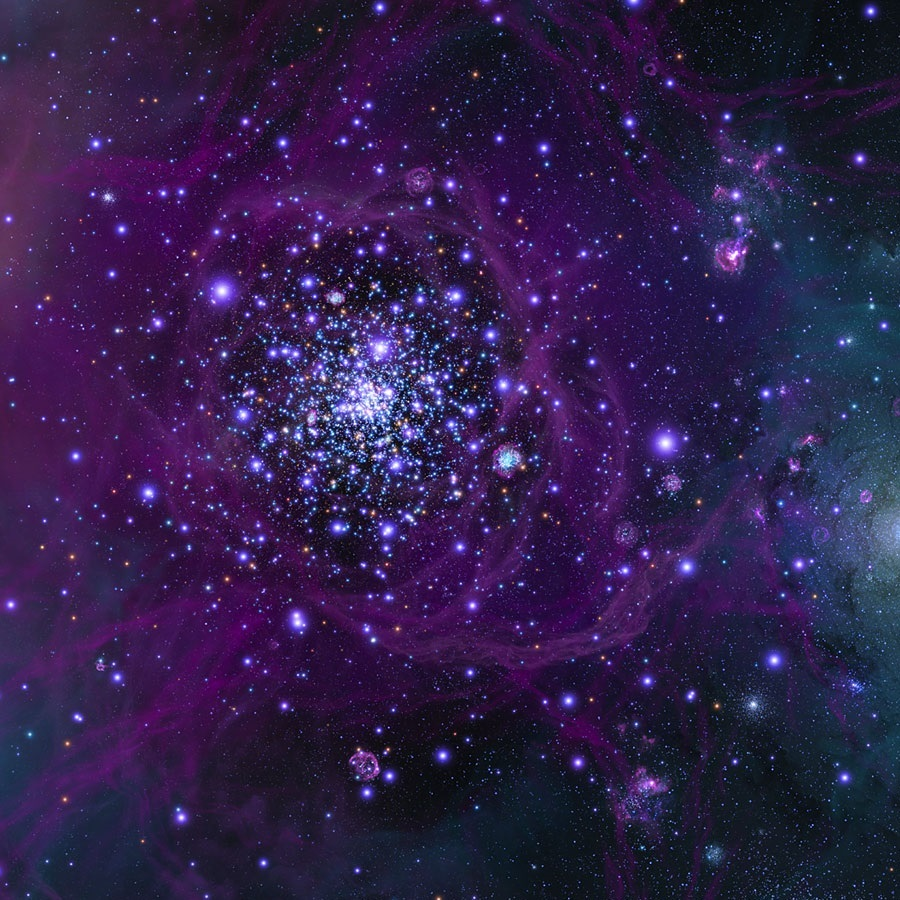
%> input picture imageFlip/test.jpg, 900 x 900 px
$ octave --eval "imflip1('test.jpg');"   (GNU Octave 9; MATLAB toolbox functions it lacks are replaced by stand-ins)
%> lines starting %> are read from the running program, lines starting %| are printed output that depends on the picture
function imflip1(x)
%> called with x = 'test.jpg'


IMAGE=imread(x); %loading the image
%> IMAGE is the input picture: size 900x900x3 uint8; mean R, G, B 47.6, 31.2, 74.4

A=IMAGE(:,:,1);   % breaking the 3d matrix into 3x2d matrices
B=IMAGE(:,:,2);   %
C=IMAGE(:,:,3);   %

%initializing variables
[r1, r2]=deal(size(A,1));
%> r1 = 900; r2 = 900
[c1, c2]=deal(size(A,2));
%> c1 = 900; c2 = 900
[Aremain, Bremain, Cremain]=deal(zeros(size(A)));

%if the rows or columns number of the image divided by 100 has a remainder
if rem(size(A,1), 100)~=0 || rem(size(A,2), 100)~=0

    %initializating variables
    [A1remain, A2remain, B1remain, B2remain, C1remain, C2remain]=deal(zeros(size(A)));
    r=floor(r2/100-1); %rows
    c=floor(c2/100-1); %columns
    %recalculating rows and columns number without the leftovers
    r2=size(A,1)-rem(size(A,1), 100);
    c2=size(A,2)-rem(size(A,2), 100);

    %leftovers from A
    for n=0:r %flipping rows
        A1remain(1+100*n:50+100*n,c1-rem(c1, 100):c1)=A(51+100*n:100+100*n,c1-rem(c1,100):c1);
        A1remain(51+100*n:100+100*n,c1-rem(c1, 100):c1)=A(1+100*n:50+100*n,c1-rem(c1,100):c1);
    end
    for n=0:c %flipping columns
        A2remain(r1-rem(r1,100):r1, 1+100*n:50+100*n)=A(r1-rem(r1,100):r1, 51+100*n:100+100*n);
        A2remain(r1-rem(r1,100):r1, 51+100*n:100+100*n)=A(r1-rem(r1,100):r1, 1+100*n:50+100*n);
    end
    Aremain=A1remain+A2remain;
    Aremain(r1-rem(r1,100):r1, c1-rem(c1,100):c1)=A(r1-rem(r1,100):r1, c1-rem(c1,100):c1);

    %leftovers from B
    for n=0:r %flipping rows
        B1remain(1+100*n:50+100*n,c1-rem(c1, 100):c1)=B(51+100*n:100+100*n,c1-rem(c1,100):c1);
        B1remain(51+100*n:100+100*n,c1-rem(c1, 100):c1)=B(1+100*n:50+100*n,c1-rem(c1,100):c1);
    end
    for n=0:c %flipping columns
        B2remain(r1-rem(r1,100):r1, 1+100*n:50+100*n)=B(r1-rem(r1,100):r1, 51+100*n:100+100*n);
        B2remain(r1-rem(r1,100):r1, 51+100*n:100+100*n)=B(r1-rem(r1,100):r1, 1+100*n:50+100*n);
    end
    Bremain=B1remain+B2remain;
    Bremain(r1-rem(r1,100):r1, c1-rem(c1,100):c1)=B(r1-rem(r1,100):r1, c1-rem(c1,100):c1);

    %leftovers from C
    for n=0:r %flipping rows
        C1remain(1+100*n:50+100*n,c1-rem(c1, 100):c1)=C(51+100*n:100+100*n,c1-rem(c1,100):c1);
        C1remain(51+100*n:100+100*n,c1-rem(c1, 100):c1)=C(1+100*n:50+100*n,c1-rem(c1,100):c1);
    end
    for n=0:c %flipping columns
        C2remain(r1-rem(r1,100):r1, 1+100*n:50+100*n)=C(r1-rem(r1,100):r1, 51+100*n:100+100*n);
        C2remain(r1-rem(r1,100):r1, 51+100*n:100+100*n)=C(r1-rem(r1,100):r1, 1+100*n:50+100*n);
    end
    Cremain=C1remain+C2remain;
    Cremain(r1-rem(r1,100):r1, c1-rem(c1,100):c1)=C(r1-rem(r1,100):r1, c1-rem(c1,100):c1);

end

r=floor(r2/100-1); %rows
%> r = 8
c=floor(c2/100-1); %columns
%> c = 8

%flipping columns for matrix A
[ReshapedA1, ReshapedA2]=deal(zeros(size(A)));
for n=0:c
    ReshapedA1(:, 1+100*n:50+100*n)=A(:, 51+100*n:100+100*n);
    ReshapedA2(:, 51+100*n:100+100*n)=A(:, 1+100*n:50+100*n);
end
ReshapedA3=ReshapedA1+ReshapedA2;

%flipping rows for matrix A
[ReshapedA1, ReshapedA2]=deal(zeros(size(ReshapedA3)));
for n=0:r
    ReshapedA1(1+100*n:50+100*n, :)=ReshapedA3(51+100*n:100+100*n, :);
    ReshapedA2(51+100*n:100+100*n, :)=ReshapedA3(1+100*n:50+100*n, :);
end
ReshapedA=ReshapedA1+ReshapedA2+Aremain; %Reshaped A matrix

%flipping columns for matrix B
[ReshapedB1, ReshapedB2]=deal(zeros(size(B)));
for n=0:c
    ReshapedB1(:, 1+100*n:50+100*n)=B(:, 51+100*n:100+100*n);
    ReshapedB2(:, 51+100*n:100+100*n)=B(:, 1+100*n:50+100*n);
end
ReshapedB3=ReshapedB1+ReshapedB2;

%flipping rows for matrix B
[ReshapedB1, ReshapedB2]=deal(zeros(size(ReshapedB3)));
for n=0:r
    ReshapedB1(1+100*n:50+100*n, :)=ReshapedB3(51+100*n:100+100*n, :);
    ReshapedB2(51+100*n:100+100*n, :)=ReshapedB3(1+100*n:50+100*n, :);
end
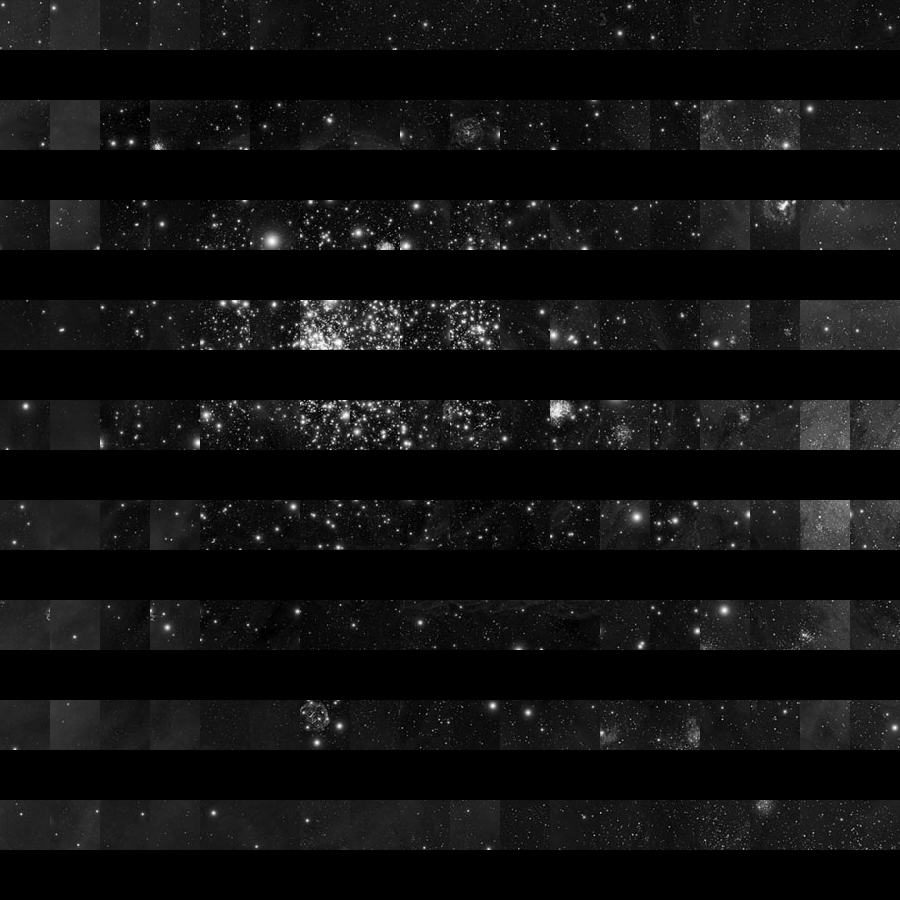
%> ReshapedB1: size 900x900 double; min 0, max 255, mean 15.7
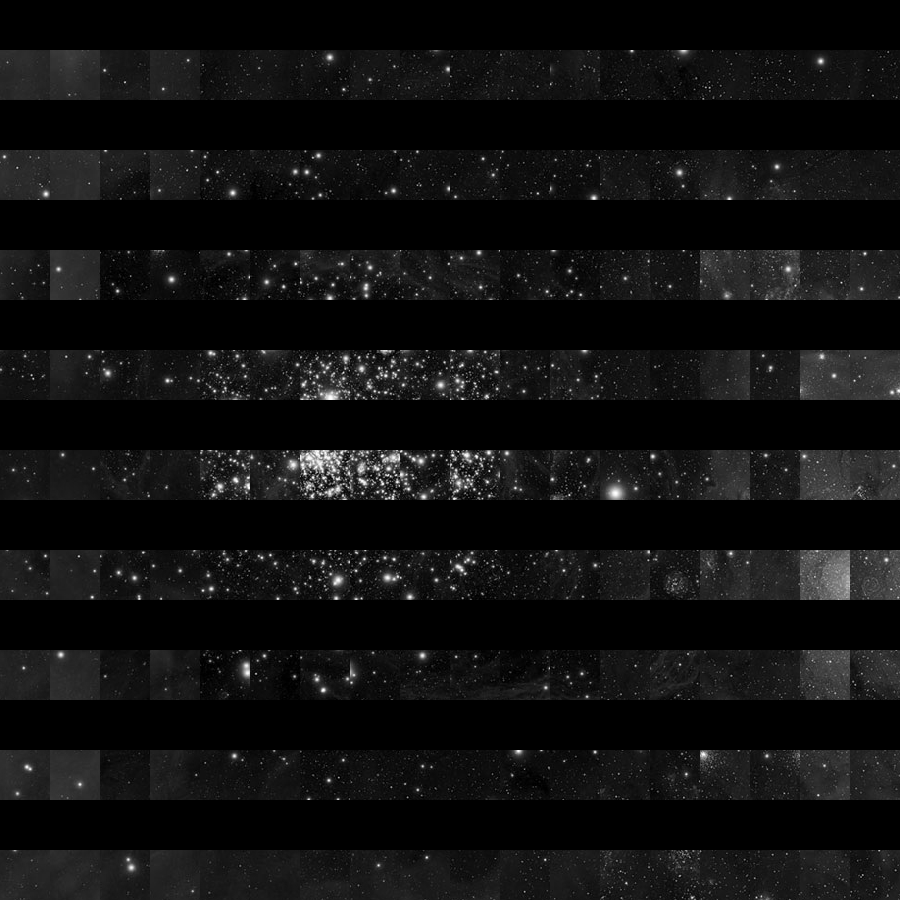
%> ReshapedB2: size 900x900 double; min 0, max 255, mean 15.5
ReshapedB=ReshapedB1+ReshapedB2+Bremain; %Reshaped B matrix

%flipping columns for matrix C
[ReshapedC1, ReshapedC2]=deal(zeros(size(C)));
for n=0:c
    ReshapedC1(:, 1+100*n:50+100*n)=C(:, 51+100*n:100+100*n);
    ReshapedC2(:, 51+100*n:100+100*n)=C(:, 1+100*n:50+100*n);
end
ReshapedC3=ReshapedC1+ReshapedC2;

%flipping rows for matrix C
[ReshapedC1, ReshapedC2]=deal(zeros(size(ReshapedC3)));
for n=0:r
    ReshapedC1(1+100*n:50+100*n, :)=ReshapedC3(51+100*n:100+100*n, :);
    ReshapedC2(51+100*n:100+100*n, :)=ReshapedC3(1+100*n:50+100*n, :);
end
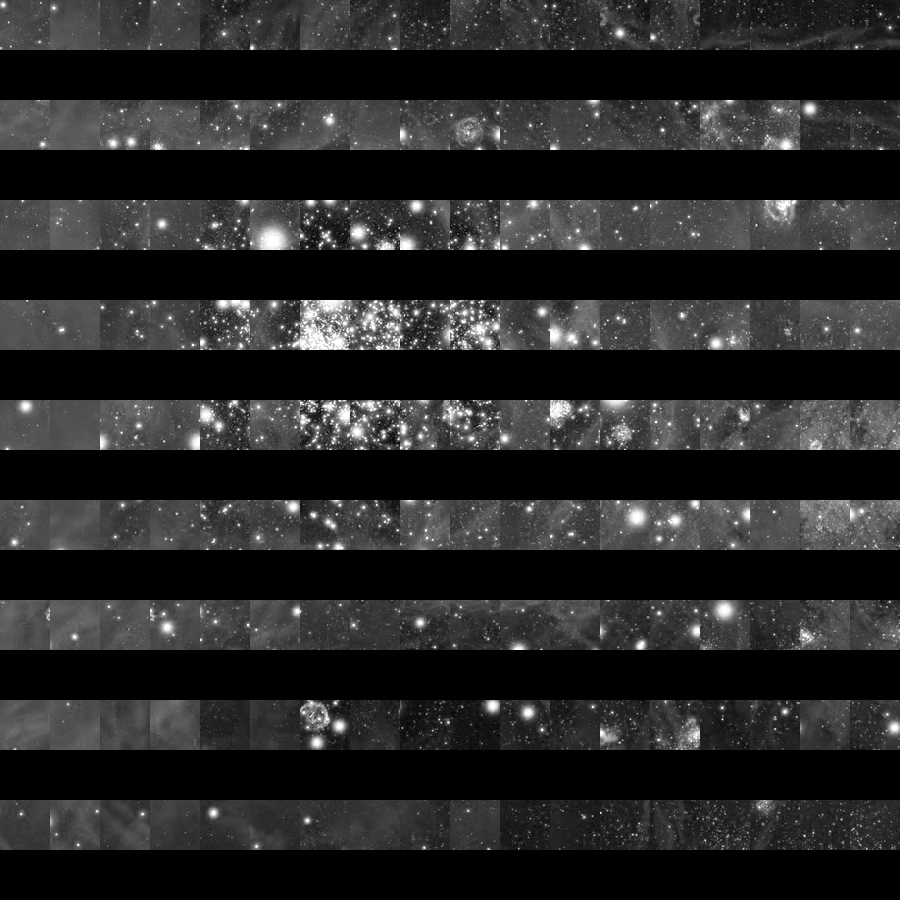
%> ReshapedC1: size 900x900 double; min 0, max 255, mean 37.4
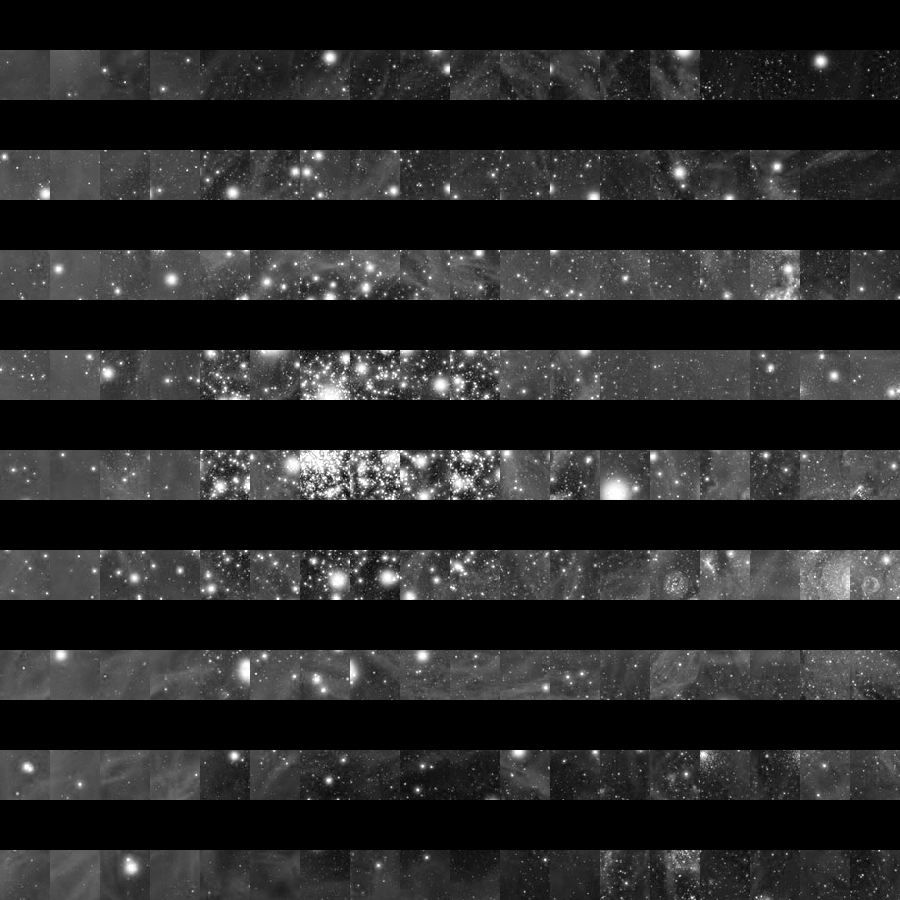
%> ReshapedC2: size 900x900 double; min 0, max 255, mean 37
ReshapedC=ReshapedC1+ReshapedC2+Cremain; %Reshaped C matrix

%Reassembling the 3d matrix
ReshapedIMAGE(:,:,1)=ReshapedA;
ReshapedIMAGE(:,:,2)=ReshapedB;
ReshapedIMAGE(:,:,3)=ReshapedC;
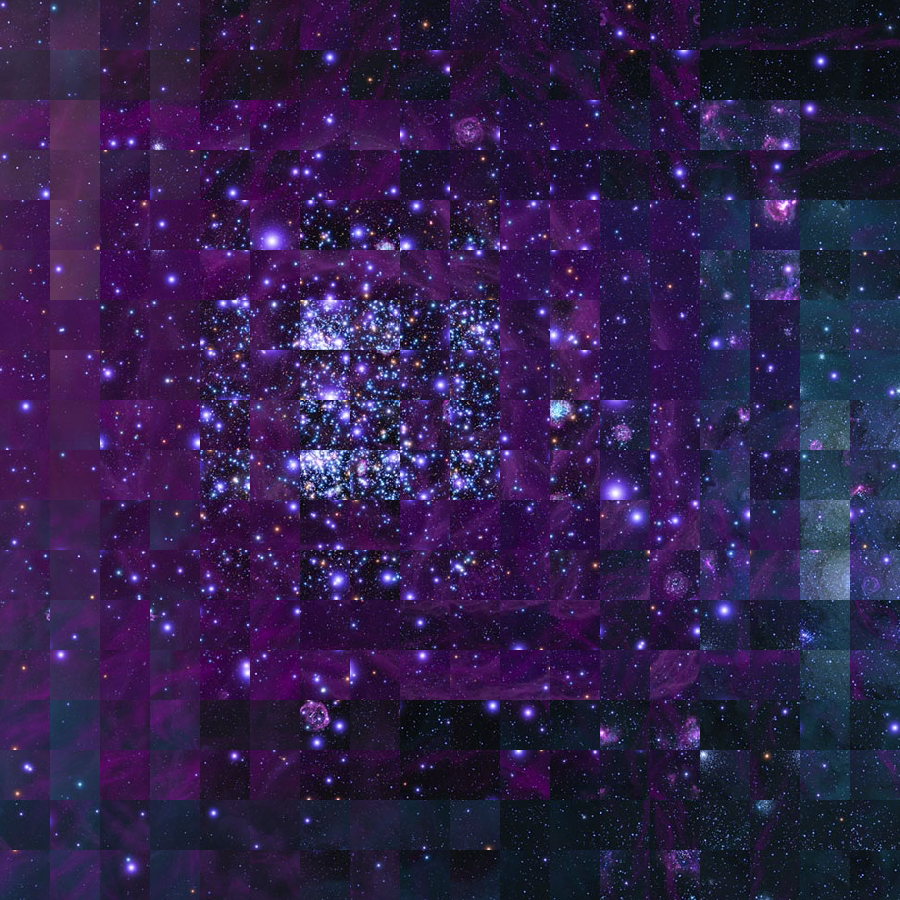
%> ReshapedIMAGE: size 900x900x3 double; mean R, G, B 47.6, 31.2, 74.4; mean of the top-left, top-right, bottom-left and bottom-right quarters 58, 48, 51.6, 46.7

imshow(uint8(ReshapedIMAGE))
end
